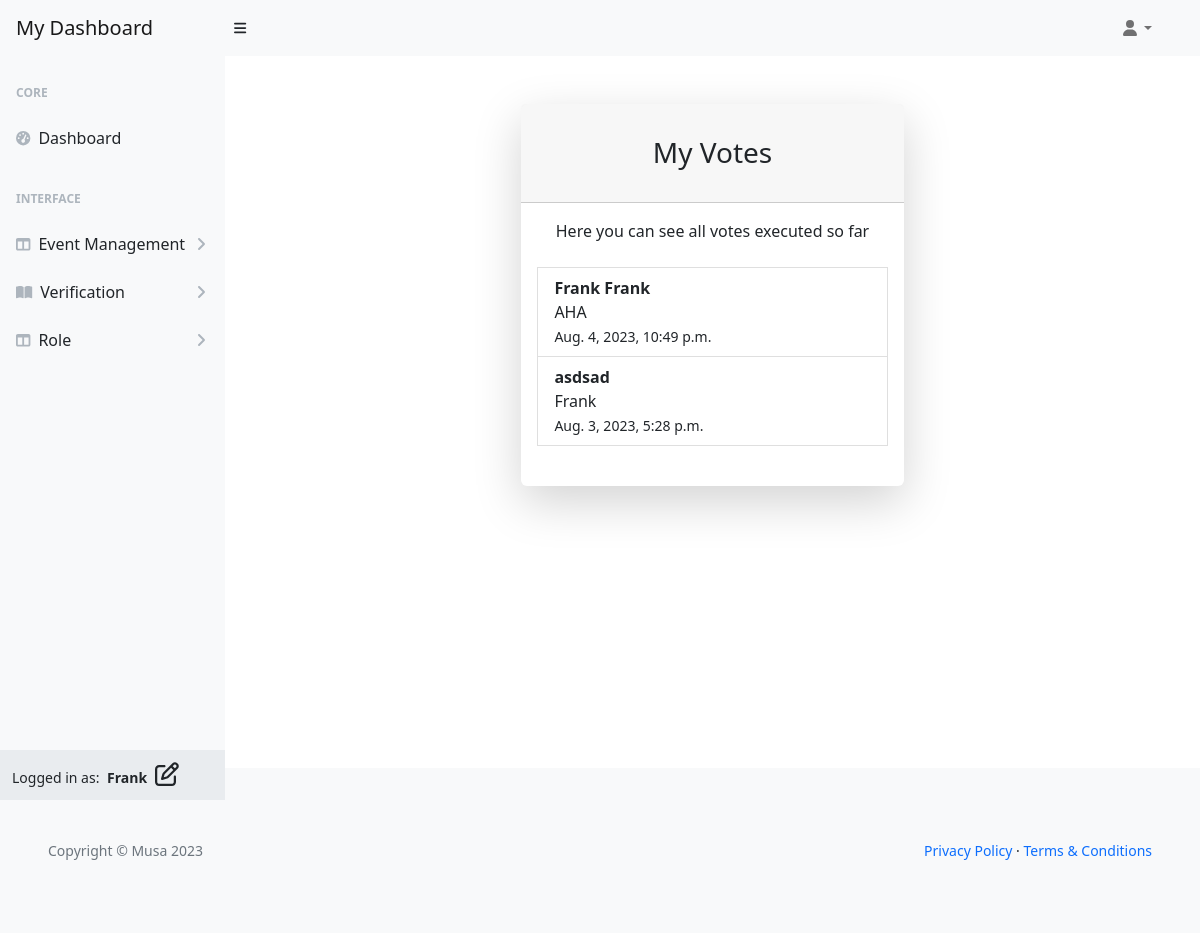
Before: /user/votes/ (signed in) with the older database file.
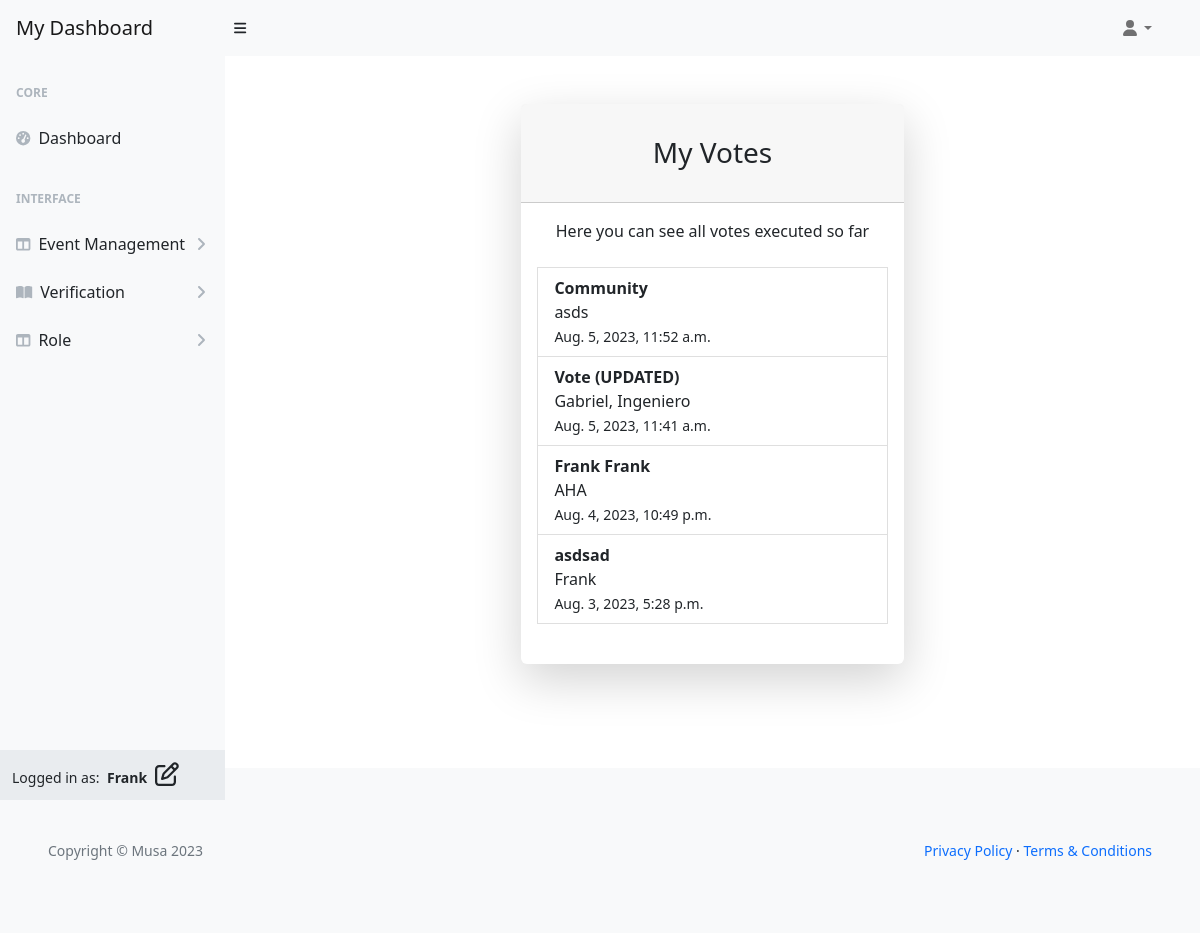
After: the same page with the newer database file.
### vote_management/models.py (models this page shows, shortened)
class VoteRecord(models.Model):
    voter = models.ForeignKey(
        'musa.UserProfile', on_delete=models.CASCADE, related_name="voter_record")
    vote_card = models.ForeignKey(
        VoteCard, on_delete=models.CASCADE, related_name="votecard_record")
    elected_person = models.ForeignKey('ElectedPerson',
                                       on_delete=models.CASCADE,
                                       related_name="elected_record")
    timestamp = models.DateTimeField(auto_now_add=True)
    class Meta:
        ordering = ['timestamp']

class VoteCard(models.Model):
    title = models.CharField(max_length=80, unique=True)
    slug = models.SlugField(max_length=200, unique=True)
    author = models.ForeignKey(
        'musa.UserProfile', on_delete=models.CASCADE, related_name="card_author")
    category = models.ForeignKey(
        Category, on_delete=models.CASCADE, related_name="categories")
    mission = models.CharField(max_length=80)
    location = models.CharField(max_length=80)
    description = models.TextField(max_length=264)
    expire = models.DateField()
    event_image = CloudinaryField('image', default='placeholder')
    vote_record = models.ManyToManyField('musa.UserProfile', through='VoteRecord',
                                         related_name='user_votes', blank=True)
    candidates = models.ManyToManyField('ElectedPerson', related_name='vote_cards',
                                        blank=True)
    status = models.IntegerField(choices=STATUS, default=0)
    excerpt = models.TextField(blank=True)
    type = models.IntegerField(choices=CARD_TYPE, default=0)
    created_on = models.DateField(auto_now_add=True)
    class Meta:
        ordering = ['-created_on']
    def __str__(self):
        return self.title

class ElectedPerson(models.Model):
    name = models.CharField(max_length=80, unique=True)
    is_elected = models.BooleanField(default=False)
    vote_card = models.ForeignKey(
        VoteCard, on_delete=models.CASCADE, related_name="vote_candidate", blank=True)
    class Meta:
        ordering = ['name']
    def __str__(self):
        return self.name

### vote_management/views.py (the view)
# urls.py: path('user/votes/', UserVotes.as_view(),
class UserVotes(UserRequiredMixin, generic.ListView):
    model = VoteRecord
    template_name = 'backend/user-dashboard/user_votes.html'
    paginate_by = 10
    def get_context_data(self, **kwargs):
        context = super().get_context_data(**kwargs)
        user_votes = VoteRecord.objects.filter(
            voter=self.request.user).order_by('-timestamp')
        context['user_votes'] = user_votes
        return context

### user_profile/views.py (called while the page is built)
    def test_func(self):
        user_profile = self.request.user
        return user_profile.is_authenticated and (
            user_profile.role in [0, 1]
        )

### templates/backend/user-dashboard/user_votes.html (shortened to what this page needs)
{% extends "backend/user-dashboard/base.html" %}
{% load i18n %}
{% block content %}
<div id="layoutSidenav_content">
    <main>
        <div class="container">
            <div class="row justify-content-center">
                <div class="col-lg-5">
                    <div class="card shadow-lg border-0 rounded-lg my-5">
                        <div class="card-header">
                            <h3 class="text-center font-weight-light my-4">My Votes</h3>
                        </div>
                        <div class="card-body">
                            <p class="text-center">Here you can see all votes executed so far</p>
                            <ul class="list-group my-4">
                                {% for vote in user_votes.all %}
                                <li class="list-group-item">
                                    <strong>{{ vote.vote_card }}</strong><br>{{ vote.elected_person }}<br>
                                    <small>{{ vote.timestamp }}</small>
                                </li>
                                {% endfor %}
                            </ul>
                        </div>
                    </div>
                </div>
            </div>
        </div>
    </main>
</div>
{% endblock %}

Changed rows visible on the page:
added VoteRecord: vote_card "Community", elected_person "asds", timestamp "Aug. 5, 2023, 11:52 a.m."
added VoteRecord: vote_card "Vote (UPDATED)", elected_person "Gabriel, Ingeniero", timestamp "Aug. 5, 2023, 11:41 a.m."
